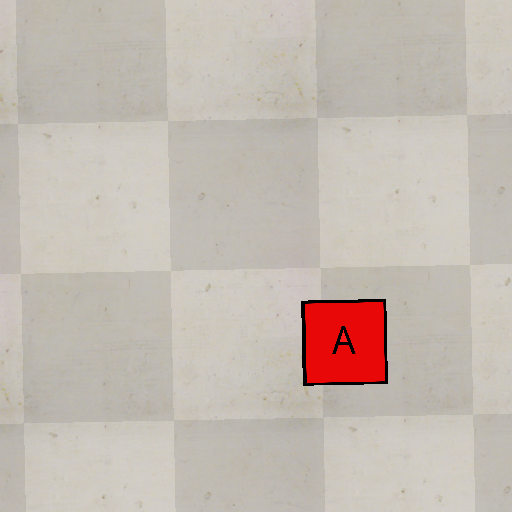
#> input picture Markers/a.png, 512 x 512 px, found by its file name
$ python contour_method.py   (Python 2 division)
#> lines starting #> are read from the running program, lines starting #| are printed output that depends on the picture; after the words box and inside, x2 and y2 are one past the last pixel; in counts of white or black regions, pixels touching at a corner belong together
#> further down, camera_img is the input picture: shape (512, 512, 3); mean B, G, R 177.9, 186.3, 196.4
import cv2
import numpy as np
from matplotlib import pyplot as plt

def contour_match(frame):

	gray = cv2.cvtColor(frame, cv2.COLOR_BGR2GRAY)
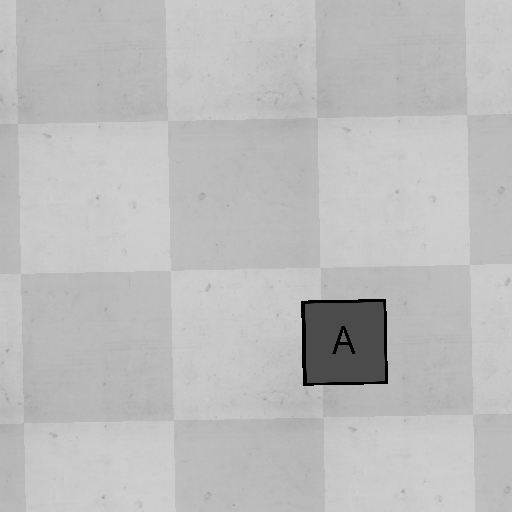
#> gray: shape (512, 512); min 0, max 208, mean 188.4
	filter_gray = cv2.bilateralFilter(gray, 11, 17, 17)
	edges = cv2.Canny(filter_gray, 100, 200)
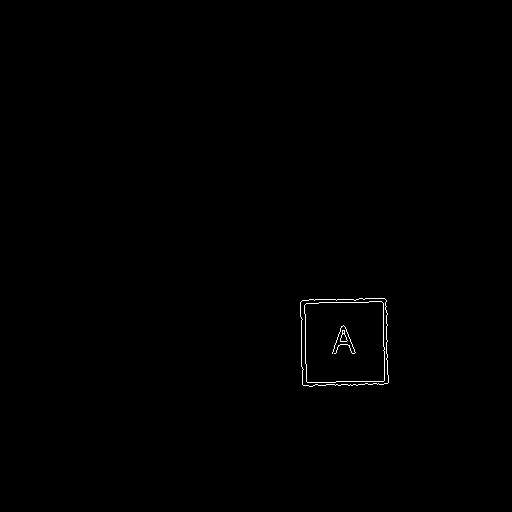
#> edges: shape (512, 512); 0.29% white in thin lines or dots, all inside (x1, y1, x2, y2) = (300, 298, 389, 387)

	cv2.imshow('steps', np.hstack((gray,filter_gray,edges)))
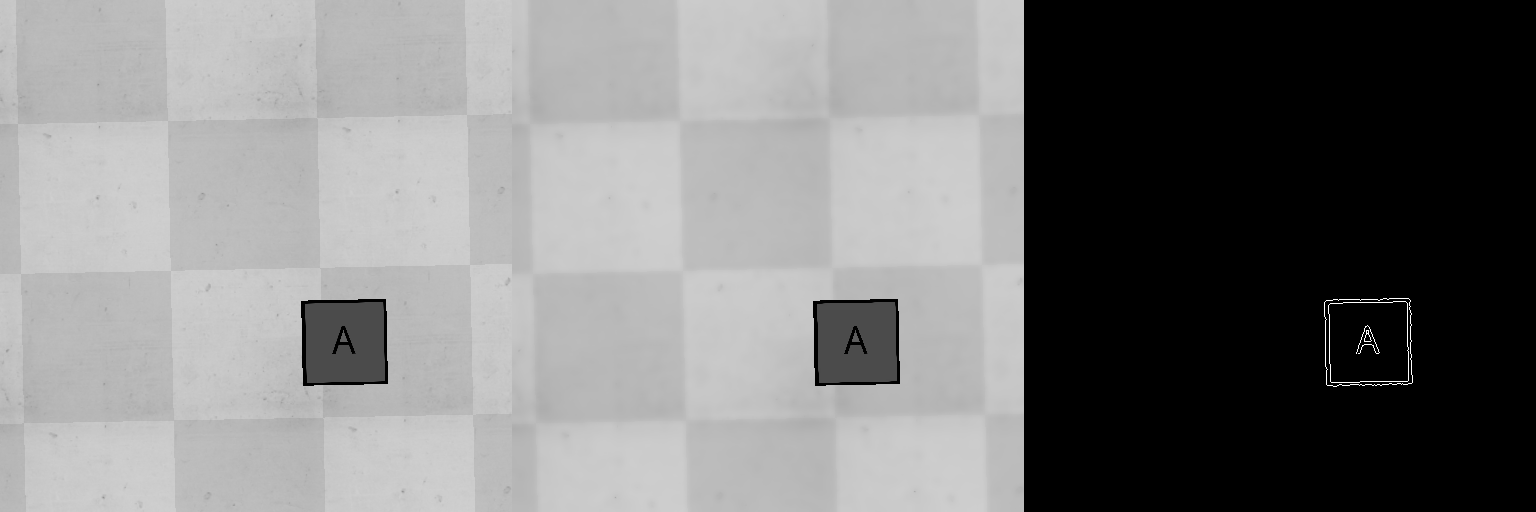
#> window 'steps': shape (512, 1536); min 0, max 255, mean 125.8
	cv2.waitKey(0)

	cnts,_ = cv2.findContours(edges.copy(), cv2.RETR_TREE, cv2.CHAIN_APPROX_SIMPLE)
#> cnts = 8 contours, 2 with area under 20; largest, box (x1, y1, x2, y2) and area: (300, 298, 389, 387) 7290, (300, 298, 389, 387) 7290, (304, 301, 385, 383) 6214, (304, 301, 385, 383) 6214, (340, 330, 348, 342) 44, (340, 333, 348, 342) 36

	cnts = sorted(cnts, key = cv2.contourArea, reverse = True)[:2]
#> cnts = 2 contours; box (x1, y1, x2, y2) and area: (300, 298, 389, 387) 7290, (300, 298, 389, 387) 7290

	if len(cnts)>0:
		peri = cv2.arcLength(cnts[0], True)
#> peri = 360
		approx = cv2.approxPolyDP(cnts[0], 0.02 * peri, True)
#> approx = [[384, 298], [300, 302], [303, 385], [388, 382]]

		if len(approx) == 4:

			# candidate for marker
			x , y , w, h = cv2.boundingRect(cnts[0])
#> x = 300; y = 298; w = 89; h = 89
			roi = frame[y: y + h, x: x + w]
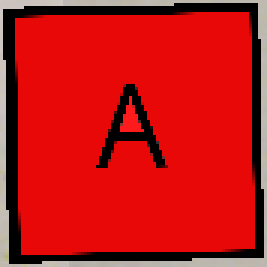
#> roi: shape (89, 89, 3) (shown 3 times larger); mean B, G, R 21.3, 22.1, 193.4
			resized_roi = cv2.resize(roi, (114, 114))
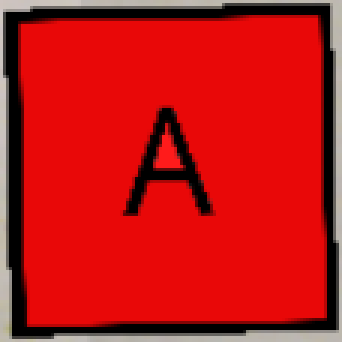
#> resized_roi: shape (114, 114, 3) (shown 3 times larger); mean B, G, R 21.3, 22, 193.2
			return 1, resized_roi

		else:

			return 0,0
	else:

		return 0,0


# main
camera_img = cv2.imread('./Test_Images/a.png')
rc, marker_detected = contour_match(camera_img)
#> rc = 1
print marker_detected
#> (printed output is left out)
cv2.imshow('op', marker_detected)
cv2.waitKey(0)

$ run again, with Markers/c.png copied over Markers/a.png
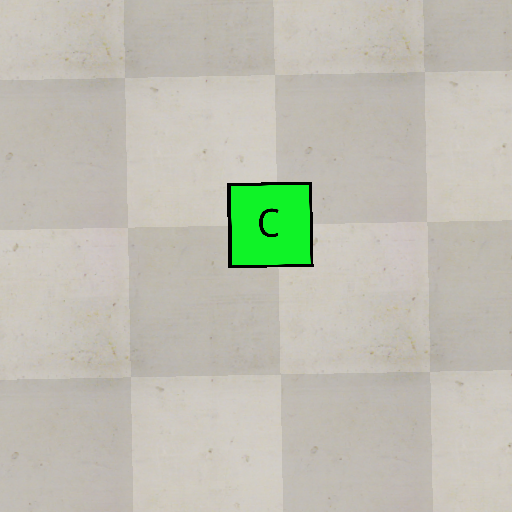
#> input picture Markers/c.png, 512 x 512 px, found by its file name
#> camera_img is the input picture: shape (512, 512, 3); mean B, G, R 178.1, 191, 190.8
#> in contour_match, `edges = cv2.Canny(filter_gray, 100, 200)`:
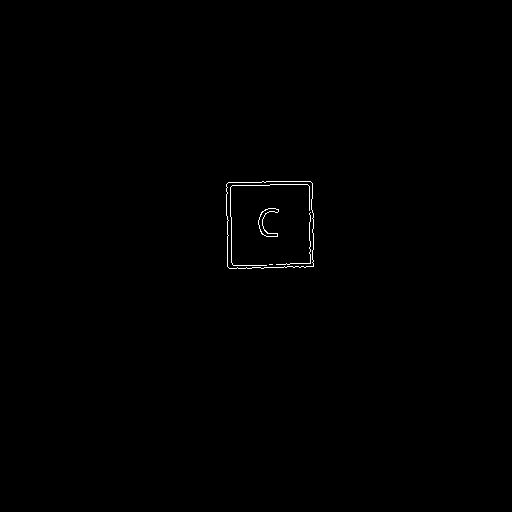
#> edges: shape (512, 512); 0.29% white in thin lines or dots, all inside (x1, y1, x2, y2) = (226, 181, 314, 269)
#> in contour_match, `cnts,_ = cv2.findContours(edges.copy(), cv2.RETR_TREE, cv2.CHAIN_APPRO..`: cnts = 7 contours, 3 with area under 20; largest, box (x1, y1, x2, y2) and area: (226, 181, 314, 269) 7328, (226, 181, 314, 269) 7327, (258, 208, 279, 237) 178, (258, 208, 279, 237) 166
#> in contour_match, `cnts = sorted(cnts, key = cv2.contourArea, reverse = True)[:2]`: cnts = 2 contours; box (x1, y1, x2, y2) and area: (226, 181, 314, 269) 7328, (226, 181, 314, 269) 7327
#> peri = 355.6
#> approx = [[226, 184], [229, 268], [313, 266], [310, 181]]
#> x = 226; y = 181; w = 88
#> in contour_match, `resized_roi = cv2.resize(roi, (114, 114))`:
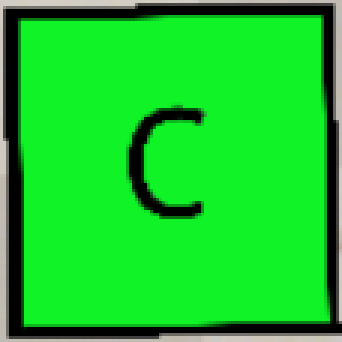
#> resized_roi: shape (114, 114, 3) (shown 3 times larger); mean B, G, R 42.6, 201.6, 24.9
#> rc = 1
#> (printed output is left out)

$ run again, with Markers/d.png copied over Markers/a.png
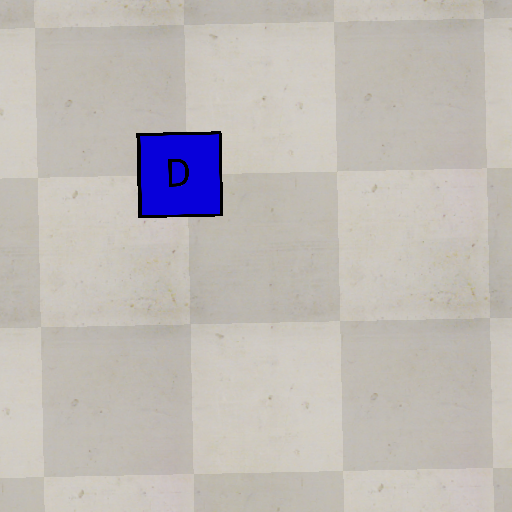
#> input picture Markers/d.png, 512 x 512 px, found by its file name
#> camera_img is the input picture: shape (512, 512, 3); mean B, G, R 182.9, 186.1, 191.3
#> in contour_match, `edges = cv2.Canny(filter_gray, 100, 200)`:
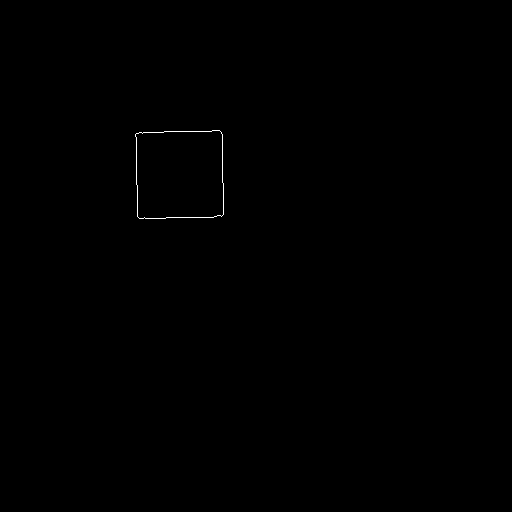
#> edges: shape (512, 512); 0.13% white in thin lines or dots, all inside (x1, y1, x2, y2) = (135, 130, 224, 219)
#> cnts = 2 contours; box (x1, y1, x2, y2) and area: (135, 130, 224, 219) 7385, (135, 130, 224, 219) 7385
#> peri = 345.1
#> approx = [[219, 130], [135, 134], [139, 218], [223, 214]]
#> x = 135; y = 130; w = 89
#> in contour_match, `resized_roi = cv2.resize(roi, (114, 114))`:
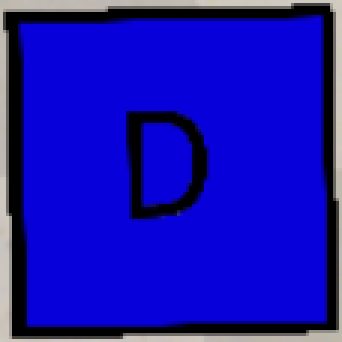
#> resized_roi: shape (114, 114, 3) (shown 3 times larger); mean B, G, R 179.3, 16.5, 23
#> rc = 1
#> (printed output is left out)
